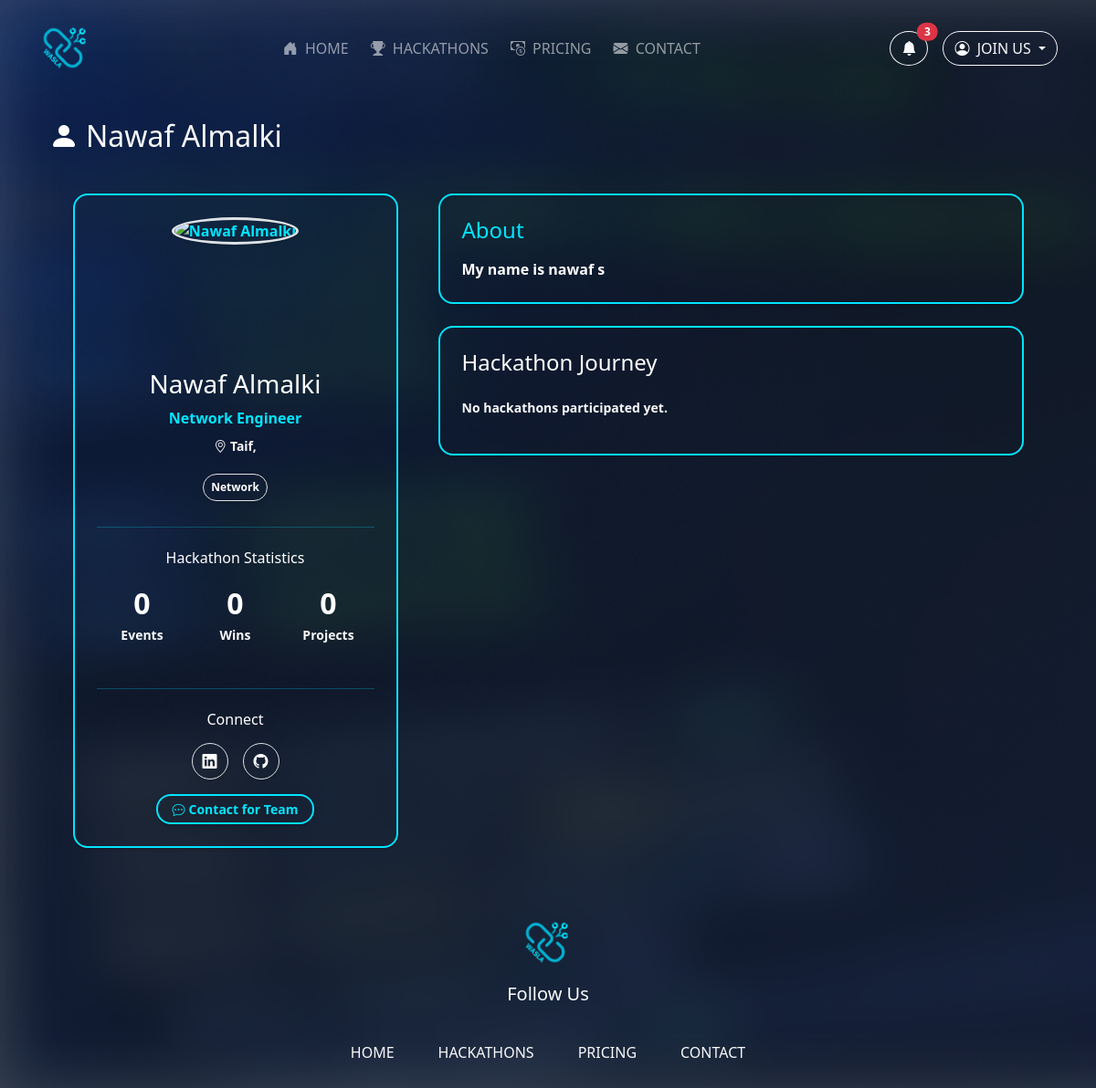
Screenshot of /accounting/nawaf9982/profile/ with the database file from the repository.
### dashboard/models.py (models this page shows, shortened)
class Profile(models.Model):
    user = models.OneToOneField(User, on_delete=models.CASCADE, related_name='user_profile')
    phone_number = models.CharField(max_length=15,null=True,blank=True)
    github = models.URLField(null=True,blank=True)
    portfolio = models.URLField(null=True,blank=True)
    behance = models.URLField(null=True,blank=True)
    discord = models.CharField(max_length=100,null=True,blank=True)
    skills = models.TextField(max_length=300,null=True, blank=True)
    bio = models.TextField(max_length=500,null=True, blank=True)
    country = models.CharField(max_length=100)
    city = models.CharField(max_length=100)
    linkedin = models.URLField(null=True,blank=True)
    role = models.CharField(max_length=100,null=True,blank=True)
    account_type = models.CharField(max_length=50, choices=ACCOUNT_CHOICES, default='personal')

class ProfileSkills(models.Model):
     name = models.CharField(max_length=100)
     profile = models.ForeignKey(Profile, on_delete=models.CASCADE, related_name="profile_skills")

### accounting/views.py (the view)
# urls.py: path('<str:username>/profile/', views.accounting_profile, name='accounting_profile'),
def accounting_profile(request, username):
    user = get_object_or_404(User, username=username)
    profile = getattr(user, 'user_profile', None)
    if not profile:
        messages.error(request, "Profile not found.")
        return redirect('main:home_view')
    return render(request, 'main/profile.html', {'profile': profile, 'user': user})

### accounting/templates/main/profile.html (shortened to what this page needs)
{% extends 'main/accounting_base.html' %}
{% load static %}
{% block content %}
<div class="container py-4">
    <div class="row justify-content-center">
        <div class="row mb-4">
            <div class="col-12">
                <div class="d-flex justify-content-between align-items-center">
                    <h2 class="text-light mb-0"><i class="bi bi-person-fill me-2 text-white"></i>{{ user.get_full_name }}</h2>
                </div>
            </div>
        </div>
        <div class="col-lg-4 mb-4">
            <div class="card btn-blue p-4 sticky-top" style="top: 20px;">
                <div class="text-center">
                    <div class="mx-auto mb-3" style="width: 150px; height: 150px;">
                        <img class="img-fluid rounded-circle border border-3 btn-blue"
                             src="{{ profile.image.url|default:'https://img.freepik.com/free-vector/blue-circle-with-white-user_78370-4707.jpg' }}"
                             alt="{{ user.get_full_name }}">
                    </div>
                    <h3 class="text-white mb-2">{{ user.get_full_name }}</h3>
                    <p class="mb-2">{{ profile.role|default:"Role not set" }}</p>
                    <p class="text-light small mb-3"><i class="bi bi-geo-alt"></i> {{ profile.city }}, {{ profile.country }}</p>
                    <div class="d-flex justify-content-center flex-wrap">
                        {% for skill in profile.profile_skills.all %}
                        <span class="badge bg-opacity-25 text-white border btn-blue rounded-pill m-1 p-2">{{ skill.name }}</span>
                        {% empty %}
                        <span class="text-light small">No skills listed</span>
                        {% endfor %}
                    </div>
                </div>
                <hr class="my-4">
                <div class="text-center">
                    <h6 class="text-white mb-3">Hackathon Statistics</h6>
                    <div class="row text-center mb-4 d-flex justify-content-center">
                        <div class="col-3">
                            <div class="fs-2 fw-bold text-white">0</div>
                            <div class="text-light small">Events</div>
                        </div>
                        <div class="col-3">
                            <div class="fs-2 fw-bold text-white">
                                0
                            </div>
                            <div class="text-light small">Wins</div>
                        </div>
                        <div class="col-3">
                            <div class="fs-2 fw-bold text-white">0</div>
                            <div class="text-light small">Projects</div>
                        </div>
                    </div>
                </div>
                <hr class="my-4">
                <div class="text-center">
                    <h6 class="text-white mb-3">Connect</h6>
                    <div class="d-flex justify-content-center gap-3 mb-3">
                        {% if profile.linkedin %}
                        <a href="{{ profile.linkedin }}" target="_blank" class="d-flex align-items-center justify-content-center bg-opacity-10 text-white border btn-blue rounded-circle" style="width: 40px; height: 40px;">
                            <i class="bi bi-linkedin"></i>
                        </a>
                        {% endif %}
                        {% if profile.github %}
                        <a href="{{ profile.github }}" target="_blank" class="d-flex align-items-center justify-content-center bg-opacity-10 text-white border btn-blue rounded-circle" style="width: 40px; height: 40px;">
                            <i class="bi bi-github"></i>
                        </a>
                        {% endif %}
                    </div>
                    {% if request.user != user %}
                    <button class="btn btn-blue btn-sm px-3">
                        <i class="bi bi-chat-dots me-1"></i>Contact for Team
                    </button>
                    {% endif %}
                </div>
            </div>
        </div>
        <div class="col-lg-7">
            <div class="card btn-blue p-4 mb-4">
                <h4 class="link mb-3">About</h4>
                <p class="mb-0 text-white">{{ profile.bio|default:"No bio available." }}</p>
            </div>
            <div class="card btn-blue p-4">
                <h4 class="text-white mb-4">Hackathon Journey</h4>
                {% for team in user.hackathon_team.all %}
                    {% for submission in team.team_submission.all %}
                    <div class="bg-dark bg-opacity-25 border border-secondary rounded-3 p-3 mb-3">
                        <div class="d-flex justify-content-between align-items-start">
                            <div class="flex-grow-1">
                                <div class="d-flex align-items-center mb-2 flex-wrap">
                                    <h5 class="link mb-0 me-3">{{ team.hackathon.title }}</h5>
                                    {% for prize in team.hackathon.hackathon_prize.all %}
                                        {% if prize.team == team %}
                                        <span class="badge bg-warning text-dark rounded-pill me-2">🥇 {{ prize.title }}</span>
                                        {% endif %}
                                    {% endfor %}
                                    <span class="badge bg-opacity-25 text-white border btn-blue rounded-pill">{{ team.status }}</span>
                                </div>
                                <p class="text-light mb-2"><i class="bi bi-calendar3 me-1"></i>{{ team.hackathon.start_date }} - {{ team.hackathon.end_date }}</p>
                                <p class="mb-2 text-white "><strong>Team:</strong> {{ team.name }}</p>
                                <p class="mb-0 text-white small">{{ submission.file }}</p>
                            </div>
                            <div class="text-end ms-2">
                                <i class="bi bi-trophy-fill text-warning fs-5"></i>
                            </div>
                        </div>
                    </div>
                    {% empty %}
                    <p class="text-light small">No hackathon submissions yet.</p>
                    {% endfor %}
                {% empty %}
                    <p class="text-light small">No hackathons participated yet.</p>
                {% endfor %}
            </div>
        </div>
    </div>
</div>
{% endblock %}

### static/accounting_css/account.css (style rules this page uses)
:root { --bg-dark:#0b1e30; --bg-mid:#132234; --bg-light:#0f2c3f; --text:#e9f1f7; --accent:#00c2db; --primary-color: #00E5FF; }
* { box-sizing:border-box }
html,body { height:100% }
body { margin:0; color:var(--text); background: url('../main_css/images/background.png'); background-size: cover; }
.btn-blue { box-shadow: 0 1px 3px rgba(0, 0, 0, 0.2); font-weight: 600; border: solid 2px var(--primary-color); border-radius: 1rem; background: none; color: var(--primary-color); transition: 0.2s; }
.link { text-decoration: none; color: var(--primary-color); transition: 0.3s; }
.row { display: flex; gap: 20px; }

### rows the page displays
Profile: role "Network Engineer", city "Taif", bio "My name is nawaf s"
ProfileSkills: name "Network"

### other values shown
{{ user.get_full_name }} "Nawaf Almalki"
